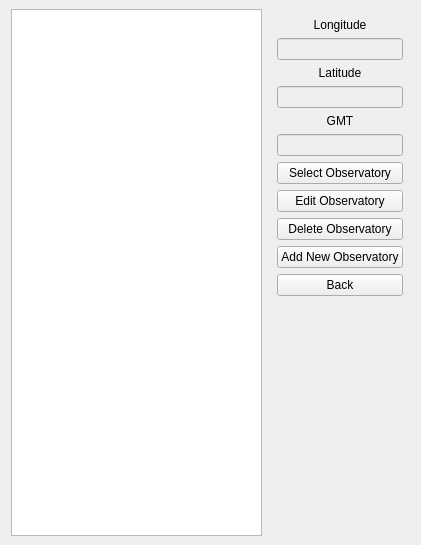
<?xml version="1.0" encoding="UTF-8"?>
<ui version="4.0">
 <class>MainWindow</class>
 <widget class="QMainWindow" name="MainWindow">
  <property name="geometry">
   <rect>
    <x>0</x>
    <y>0</y>
    <width>421</width>
    <height>545</height>
   </rect>
  </property>
  <property name="sizePolicy">
   <sizepolicy hsizetype="Preferred" vsizetype="Maximum">
    <horstretch>0</horstretch>
    <verstretch>0</verstretch>
   </sizepolicy>
  </property>
  <property name="windowTitle">
   <string>Observability Program</string>
  </property>
  <widget class="QWidget" name="centralwidget">
   <layout class="QGridLayout" name="gridLayout">
    <property name="sizeConstraint">
     <enum>QLayout::SetDefaultConstraint</enum>
    </property>
    <property name="leftMargin">
     <number>11</number>
    </property>
    <item row="0" column="0">
     <widget class="QTableWidget" name="obs_table">
      <property name="sizePolicy">
       <sizepolicy hsizetype="Maximum" vsizetype="Expanding">
        <horstretch>0</horstretch>
        <verstretch>0</verstretch>
       </sizepolicy>
      </property>
     </widget>
    </item>
    <item row="0" column="1">
     <widget class="QWidget" name="verticalWidget" native="true">
      <property name="sizePolicy">
       <sizepolicy hsizetype="Expanding" vsizetype="Expanding">
        <horstretch>0</horstretch>
        <verstretch>0</verstretch>
       </sizepolicy>
      </property>
      <layout class="QVBoxLayout" name="verticalLayout">
       <item>
        <widget class="QLabel" name="label_2">
         <property name="sizePolicy">
          <sizepolicy hsizetype="Preferred" vsizetype="Maximum">
           <horstretch>0</horstretch>
           <verstretch>0</verstretch>
          </sizepolicy>
         </property>
         <property name="text">
          <string>Longitude</string>
         </property>
         <property name="alignment">
          <set>Qt::AlignCenter</set>
         </property>
        </widget>
       </item>
       <item>
        <widget class="QLineEdit" name="obs_lon">
         <property name="enabled">
          <bool>false</bool>
         </property>
         <property name="alignment">
          <set>Qt::AlignCenter</set>
         </property>
        </widget>
       </item>
       <item>
        <widget class="QLabel" name="label">
         <property name="sizePolicy">
          <sizepolicy hsizetype="Preferred" vsizetype="Maximum">
           <horstretch>0</horstretch>
           <verstretch>0</verstretch>
          </sizepolicy>
         </property>
         <property name="text">
          <string>Latitude</string>
         </property>
         <property name="alignment">
          <set>Qt::AlignCenter</set>
         </property>
        </widget>
       </item>
       <item>
        <widget class="QLineEdit" name="obs_lat">
         <property name="enabled">
          <bool>false</bool>
         </property>
         <property name="alignment">
          <set>Qt::AlignCenter</set>
         </property>
        </widget>
       </item>
       <item>
        <widget class="QLabel" name="label_3">
         <property name="sizePolicy">
          <sizepolicy hsizetype="Preferred" vsizetype="Maximum">
           <horstretch>0</horstretch>
           <verstretch>0</verstretch>
          </sizepolicy>
         </property>
         <property name="text">
          <string>GMT</string>
         </property>
         <property name="alignment">
          <set>Qt::AlignCenter</set>
         </property>
        </widget>
       </item>
       <item>
        <widget class="QLineEdit" name="obs_gmt">
         <property name="enabled">
          <bool>false</bool>
         </property>
         <property name="alignment">
          <set>Qt::AlignCenter</set>
         </property>
        </widget>
       </item>
       <item>
        <widget class="QPushButton" name="obs_select_button">
         <property name="text">
          <string>Select Observatory</string>
         </property>
        </widget>
       </item>
       <item>
        <widget class="QPushButton" name="obs_edit_button">
         <property name="text">
          <string>Edit Observatory</string>
         </property>
        </widget>
       </item>
       <item>
        <widget class="QPushButton" name="obs_del_button">
         <property name="text">
          <string>Delete Observatory</string>
         </property>
        </widget>
       </item>
       <item>
        <widget class="QPushButton" name="obs_add_button">
         <property name="text">
          <string>Add New Observatory</string>
         </property>
        </widget>
       </item>
       <item>
        <widget class="QPushButton" name="obs_back_button">
         <property name="text">
          <string>Back</string>
         </property>
        </widget>
       </item>
       <item>
        <spacer name="verticalSpacer">
         <property name="orientation">
          <enum>Qt::Vertical</enum>
         </property>
         <property name="sizeHint" stdset="0">
          <size>
           <width>20</width>
           <height>40</height>
          </size>
         </property>
        </spacer>
       </item>
      </layout>
     </widget>
    </item>
   </layout>
  </widget>
  <action name="actionLoad">
   <property name="text">
    <string>Load</string>
   </property>
  </action>
  <action name="actionStar_List">
   <property name="text">
    <string>Star List</string>
   </property>
  </action>
  <action name="action_load_stars">
   <property name="text">
    <string>Load Stars</string>
   </property>
  </action>
  <action name="action_load_observatories">
   <property name="text">
    <string>Load Observatories</string>
   </property>
  </action>
 </widget>
 <resources/>
 <connections/>
</ui>
